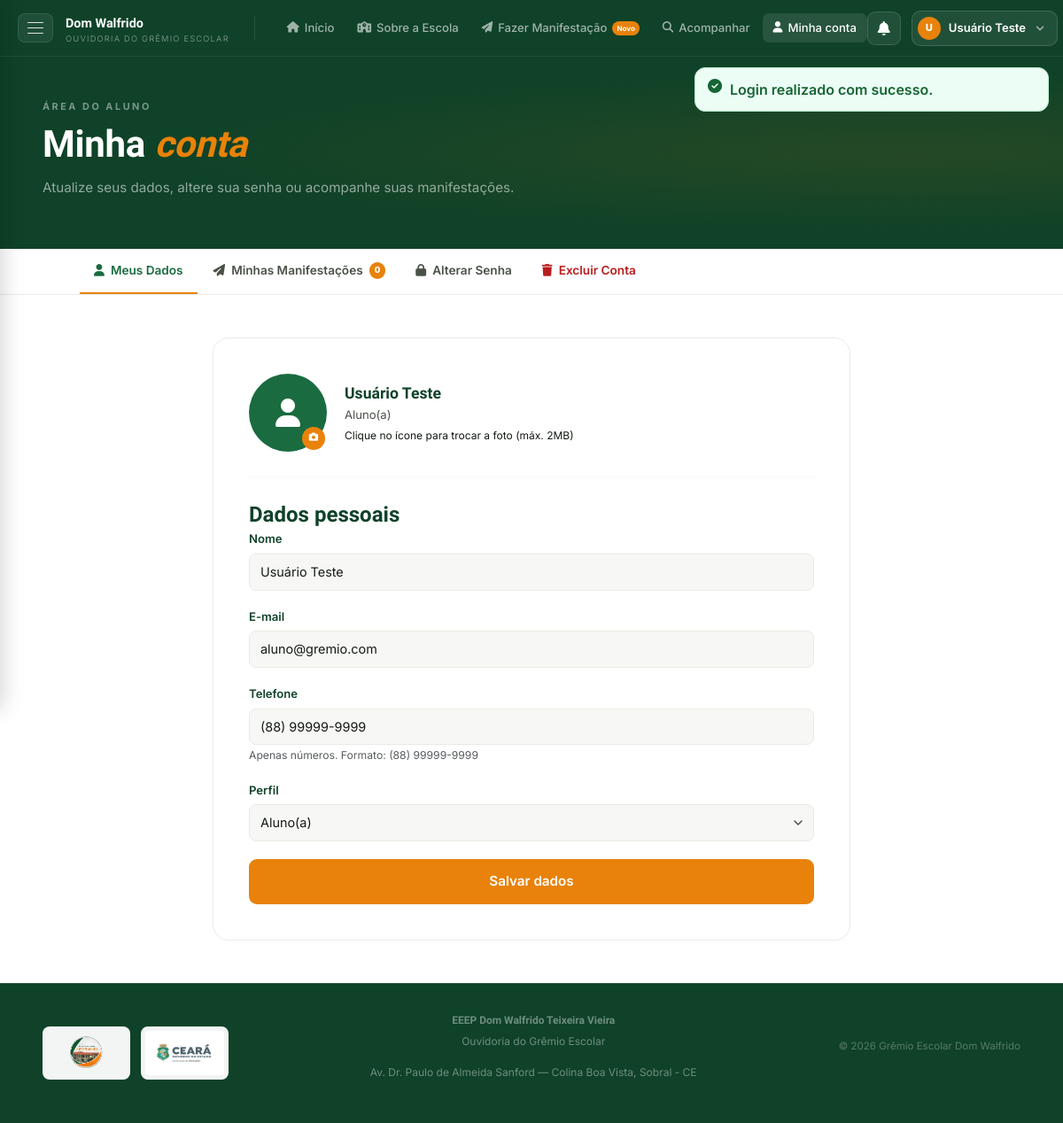
The page /app/painel/minha_conta.php (signed in) on the database its author committed.
### tables this page shows
CREATE TABLE `tbusuarios` (
  `IDusu` INT UNSIGNED NOT NULL AUTO_INCREMENT,
  `nome` VARCHAR(80) NOT NULL,
  `cpf` VARCHAR(14) NOT NULL,
  `perfil` VARCHAR(40) DEFAULT NULL,
  `serie` VARCHAR(20) DEFAULT NULL,
  `curso` VARCHAR(60) DEFAULT NULL,
  `matricula` VARCHAR(40) DEFAULT NULL,
  `email` VARCHAR(180) NOT NULL UNIQUE,
  `telefone` VARCHAR(20) DEFAULT NULL,
  `senha` VARCHAR(255) NOT NULL,
  `foto_perfil` VARCHAR(255) DEFAULT NULL,
  PRIMARY KEY (`IDusu`),
  UNIQUE KEY `uk_tbusuarios_cpf` (`cpf`)
);

### config/functions.php (called while the page is built, shortened)
<?php
function e(string $value): string
{
    return htmlspecialchars($value, ENT_QUOTES, 'UTF-8');
}
function flash(?string $type = null, ?string $message = null): ?array
{
    $flash = $_SESSION['flash'];
    return $flash;
}
function usuarioLogado(): bool
{
    return isset($_SESSION['usuario']) && !empty($_SESSION['usuario']['id']);
}
function administradorLogado(): bool
{
    return isset($_SESSION['admin']) && !empty($_SESSION['admin']['id']);
}
function topoAtivo(string $arquivoAtual, string $arquivoLink): string
{
    return basename($arquivoAtual) === $arquivoLink ? 'active' : '';
}

### app/painel/minha_conta.php (the view, shortened to what this page needs)
<?php
$pdo = conectarPDO();
$idUsuario = (int) $_SESSION['usuario']['id'];
$stmt = $pdo->prepare('SELECT * FROM tbusuarios WHERE IDusu = :id LIMIT 1');
$stmt->execute([':id' => $idUsuario]);
$usuario = $stmt->fetch();
$stmtManif = $pdo->prepare('
    SELECT m.*, t.descricao AS tipo_descricao
    FROM tbmanifest m
    INNER JOIN tipos t ON t.IDtipo = m.IDtipo
    WHERE m.IDusu = :id
    ORDER BY m.criado_em DESC
');
$stmtManif->execute([':id' => $idUsuario]);
$minhasManifestacoes = $stmtManif->fetchAll();
require_once __DIR__ . '/../../includes/header.php';
?>
<div class="page-header">
  <div class="page-header-inner">
    <span class="section-label">ÁREA DO ALUNO</span>
    <h1>Minha <em>conta</em></h1>
    <p>Atualize seus dados, altere sua senha ou acompanhe suas manifestações.</p>
  </div>
</div>
<div class="conta-tabs-wrap">
  <div class="conta-tabs">
    <button class="conta-tab active" data-panel="dados"><i class="fa-solid fa-user"></i> Meus Dados</button>
    <button class="conta-tab" data-panel="manifestacoes"><i class="fa-solid fa-paper-plane"></i> Minhas Manifestações <span class="conta-badge"><?= count($minhasManifestacoes) ?></span></button>
    <button class="conta-tab" data-panel="senha"><i class="fa-solid fa-lock"></i> Alterar Senha</button>
    <button class="conta-tab conta-tab-danger" data-panel="excluir"><i class="fa-solid fa-trash"></i> Excluir Conta</button>
  </div>
</div>
<section class="form-section">
  <div class="conta-panel active" id="painel-dados">
    <div class="form-card">
      <div class="perfil-foto-wrap">
        <div class="perfil-foto-container">
          <?php
            $fotoNome = $usuario['foto_perfil'] ?? '';
            $fotoNome = basename($fotoNome);
            $fotoUrl  = !empty($fotoNome) ? BASE_URL . 'storage/fotos/' . $fotoNome : '';
            $fotoExiste = !empty($fotoNome) && file_exists(__DIR__ . '/../../storage/fotos/' . $fotoNome);
          ?>
          <?php if ($fotoExiste): ?>
            <img src="<?= e($fotoUrl) ?>" alt="Foto de perfil" class="perfil-foto-img" id="fotoPreview">
          <?php else: ?>
            <div class="perfil-foto-placeholder" id="fotoPlaceholder">
              <i class="fa-solid fa-user"></i>
            </div>
          <?php endif; ?>
          <label for="fotoInput" class="perfil-foto-edit" title="Alterar foto">
            <i class="fa-solid fa-camera"></i>
          </label>
        </div>
        <div class="perfil-foto-info">
          <div class="perfil-nome"><?= e($usuario['nome'] ?? '') ?></div>
          <div class="perfil-perfil"><?= e($usuario['perfil'] ?? 'Usuário') ?></div>
          <div style="font-size:0.75rem;color:var(--texto-suave);margin-top:4px;">Clique no ícone para trocar a foto (máx. 2MB)</div>
        </div>
      </div>
      <hr style="margin:28px 0;border:none;border-top:1px solid #e5e7eb;">
      <h2 class="auth-title">Dados pessoais</h2>
      <form method="post" id="formMinhaContaDados" autocomplete="off">
        <div class="form-group">
          <label for="mcNome">Nome</label>
          <input type="text" id="mcNome" name="nome" class="form-control" value="<?= e($usuario['nome'] ?? '') ?>">
        </div>
        <div class="form-group">
          <label for="mcEmail">E-mail</label>
          <input type="email" id="mcEmail" name="email" class="form-control" value="<?= e($usuario['email'] ?? '') ?>">
        </div>
        <div class="form-group">
          <label for="mcTelefone">Telefone</label>
          <input type="tel" id="mcTelefone" name="telefone" class="form-control" value="<?= e($usuario['telefone'] ?? '') ?>" placeholder="(88) 99999-9999" inputmode="numeric" maxlength="15" autocomplete="tel">
          <div class="form-text text-muted">Apenas números. Formato: (88) 99999-9999</div>
        </div>
        <div class="form-group">
          <label for="mcPerfil">Perfil</label>
          <select id="mcPerfil" name="perfil" class="form-control">
            <?php foreach (['Aluno(a)', 'Responsável', 'Professor(a)', 'Servidor(a)', 'Comunidade'] as $perfil): ?>
              <option value="<?= e($perfil) ?>" <?= ($usuario['perfil'] ?? '') === $perfil ? 'selected' : '' ?>><?= e($perfil) ?></option>
            <?php endforeach; ?>
          </select>
        </div>
        <button type="submit" class="btn-submit">Salvar dados</button>
      </form>
    </div>
  </div>
</section>
<?php require_once __DIR__ . '/../../includes/footer.php'; ?>

### includes/header.php (shortened to what this page needs)
<?php
$paginaAtual = basename($_SERVER['PHP_SELF']);
$flashData   = flash();
$_base = BASE_URL;
?>
<!DOCTYPE html>
<html lang="pt-BR">
<head>
  <link rel="stylesheet" href="https://cdnjs.cloudflare.com/ajax/libs/bootstrap/5.3.3/css/bootstrap.min.css">
  <link rel="stylesheet" href="https://cdnjs.cloudflare.com/ajax/libs/font-awesome/6.5.2/css/all.min.css">
  <link rel="stylesheet" href="<?= $_base ?>assets/css/style.css?v=2.0.1">
</head>
<body>
<header class="topbar">
  <button class="topbar-hamburger" id="hamburgerBtn" aria-label="Menu"><span></span><span></span><span></span></button>
  <a href="<?= $_base ?>index.php" class="topbar-brand">
    <div><span class="topbar-brand-name">Dom Walfrido</span><span class="topbar-brand-sub">Ouvidoria do Grêmio Escolar</span></div>
  </a>
  <nav class="topbar-nav">
    <a href="<?= $_base ?>index.php"        class="topbar-link <?= topoAtivo($paginaAtual,'index.php') ?>"><i class="fa-solid fa-house"></i> Início</a>
    <a href="<?= $_base ?>app/sobre.php"        class="topbar-link <?= topoAtivo($paginaAtual,'sobre.php') ?>"><i class="fa-solid fa-school"></i> Sobre a Escola</a>
    <a href="<?= $_base ?>app/manifestacao.php" class="topbar-link <?= topoAtivo($paginaAtual,'manifestacao.php') ?>"><i class="fa-solid fa-paper-plane"></i> Fazer Manifestação <span class="nav-badge">Novo</span></a>
    <a href="<?= $_base ?>app/acompanhar.php"   class="topbar-link <?= topoAtivo($paginaAtual,'acompanhar.php') ?>"><i class="fa-solid fa-magnifying-glass"></i> Acompanhar</a>
    <?php if (usuarioLogado()): ?>
      <a href="<?= $_base ?>app/painel/minha_conta.php" class="topbar-link <?= topoAtivo($paginaAtual,'minha_conta.php') ?>"><i class="fa-solid fa-user"></i> Minha conta</a>
    <?php elseif (!administradorLogado()): ?>
      <a href="<?= $_base ?>app/auth/login.php" class="topbar-link <?= topoAtivo($paginaAtual,'login.php') ?>"><i class="fa-solid fa-right-to-bracket"></i> Login</a>
    <?php endif; ?>
  </nav>
  <div class="topbar-actions">
    <?php if (administradorLogado() || usuarioLogado()): ?>
      <div class="notif-bell-wrap dropdown">
        <button class="notif-bell btn p-0" id="notifDropdown" data-bs-toggle="dropdown" data-notif-url="<?= $_base ?>app/notificacoes.php" aria-expanded="false"
                data-coluna="<?= administradorLogado() ? 'IDadm' : 'IDusu' ?>"
                data-id="<?= administradorLogado() ? (int)$_SESSION['admin']['id'] : (int)$_SESSION['usuario']['id'] ?>">
          <i class="fa-solid fa-bell"></i>
        </button>
      </div>
    <?php endif; ?>
    <?php if (administradorLogado()):
      $_m3_nome     = e($_SESSION['admin']['nome']);
      $_m3_inicial  = mb_strtoupper(mb_substr($_SESSION['admin']['nome'], 0, 1));
      $_m3_role     = 'Administrador';
      $_m3_is_admin = true;
    elseif (usuarioLogado()):
      $_m3_nome     = e($_SESSION['usuario']['nome']);
      $_m3_inicial  = mb_strtoupper(mb_substr($_SESSION['usuario']['nome'], 0, 1));
    endif; ?>
    <?php if (administradorLogado() || usuarioLogado()): ?>
    <div class="m3-user-trigger-wrap" id="m3UserWrap">
      <button class="m3-user-trigger" id="m3UserTrigger" aria-haspopup="true" aria-expanded="false" aria-controls="m3DropPanel">
        <div class="m3-ripple-surface"><div class="m3-ripple-circle" id="m3TriggerRipple"></div></div>
        <span class="m3-avatar"><?= $_m3_inicial ?></span>
        <span class="m3-trigger-name"><?= $_m3_nome ?></span>
        <svg class="m3-trigger-chevron" viewBox="0 0 24 24" fill="none" stroke="currentColor" stroke-width="2.5" stroke-linecap="round" stroke-linejoin="round">
          <polyline points="6 9 12 15 18 9"/>
        </svg>
      </button>
    </div>
    <?php endif; ?>
  </div>
</header>
<main class="main-content">
<?php if ($flashData): ?>
  <div class="flash-wrap">
    <div class="flash-msg flash-<?= e($flashData['type']) ?>">
      <i class="fa-solid <?= $flashData['type'] === 'sucesso' ? 'fa-circle-check' : 'fa-circle-xmark' ?>"></i>
      <span><?= e($flashData['message']) ?></span>
    </div>
  </div>
<?php endif; ?>

### includes/footer.php (shortened to what this page needs)
  <footer class="main-footer">
    <div class="footer-logos">
      <img src="<?= $_base ?>assets/images/logo-escola.png" alt="EEEP Dom Walfrido" onerror="this.style.display='none'">
      <img src="<?= $_base ?>assets/images/logo-ceara.png" alt="Governo do Ceará" onerror="this.style.display='none'">
    </div>
    <div class="footer-center">
      <p class="footer-name">EEEP Dom Walfrido Teixeira Vieira</p>
      <p>Ouvidoria do Grêmio Escolar</p>
      <p>Av. Dr. Paulo de Almeida Sanford — Colina Boa Vista, Sobral - CE</p>
    </div>
    <div class="footer-right"><p>© 2026 Grêmio Escolar Dom Walfrido</p></div>
  </footer>
</main>
</body>
</html>

### rows shown on the page
tbusuarios: nome "Usuário Teste", perfil "Aluno(a)", email "aluno@gremio.com", telefone "(88) 99999-9999"

### other values the page prints
$_m3_inicial "U"
$_m3_nome "Usuário Teste"
$flashData['message'] "Login realizado com sucesso."
count($minhasManifestacoes) "0"
form field perfil "Aluno(a)"
